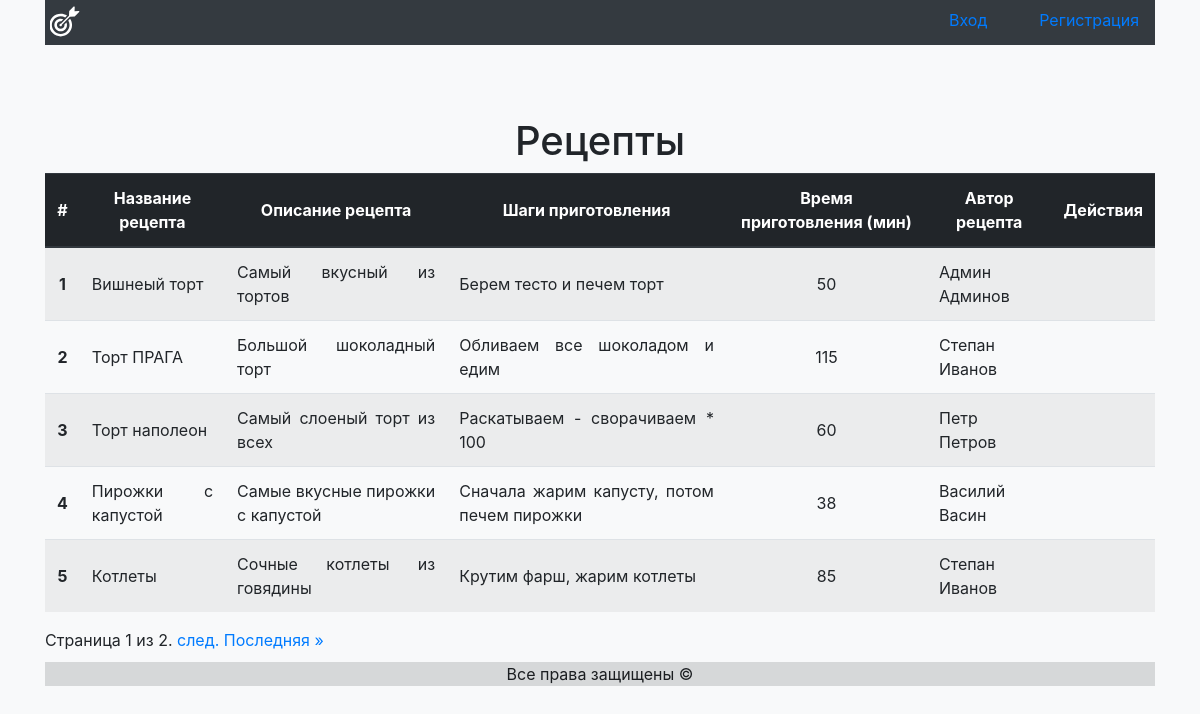
The app's page /recipes/ with its own data.
### website/models.py (models this page shows, shortened)
class Recipe(models.Model):
    name = models.CharField(max_length=100, unique=True)
    description = models.CharField(max_length=255, blank=True, null=True)
    roadmap = models.CharField(max_length=255, blank=True, null=True)
    req_time = models.IntegerField(default=1, validators=[MinValueValidator(1)])
    image = models.CharField(max_length=255, blank=True, null=True)
    author = models.ForeignKey(User, on_delete=models.CASCADE)
    class Meta:
        ordering = ['id']

### website/views.py (the view)
# urls.py: path('recipes/', Recipes.as_view(), name='recipes'),
class Recipes(ListView):
    paginate_by = 2
    model = Recipe
    def get(self, request):
        recipes = Recipe.objects.all()
        paginator = Paginator(recipes, 5)
        page_number = request.GET.get("page")
        page_obj = paginator.get_page(page_number)
        context = {'recipes': recipes,
                   'page_obj': page_obj,
                   }
        return render(request, 'website/recipes.html', context)

### website/templatetags/make_shorter.py (called while the page is built)
@register.filter()
def make_shorter(filtering_str, filtering_width=100):
    return textwrap.shorten(filtering_str, width=filtering_width, placeholder="...")

### website/templates/website/recipes.html (shortened to what this page needs)
{% extends 'website/base.html' %}
{% load make_shorter %}
{% block header %}
<h1>
Рецепты
</h1>
{% endblock %}
{% block content %}
<div class="text-body text-justify">
    <table class="table table-hover table-striped">
        <thead class="thead-dark">
            <tr>
                <th class="text-center align-middle" scope="col">#</th>
                <th class="text-center align-middle" scope="col">Название рецепта</th>
                <th class="text-center align-middle" scope="col">Описание рецепта</th>
                <th class="text-center align-middle" scope="col">Шаги приготовления</th>
                <th class="text-center align-middle" scope="col">Время приготовления (мин)</th>
                <th class="text-center align-middle" scope="col">Автор рецепта</th>
                <th class="text-center align-middle" scope="col">Действия</th>
            </tr>
        </thead>
        <tbody>
            {% for recipe in page_obj %}
                <tr>
                    <th scope="row" class="text-center align-middle">{{ forloop.counter }}</th>
                    <td class="align-middle">{{ recipe.name }}</td>
                    <td class="align-middle">{{ recipe.description|make_shorter:120 }}</td>
                    <td class="align-middle">{{ recipe.roadmap|make_shorter:120 }}</td>
                    <td class="text-center align-middle">{{ recipe.req_time }}</td>
                    <td class="align-middle">{{ recipe.author.get_full_name|default:recipe.author.username }}</td>
                    <td class="text-center align-middle">
                    </td>
                </tr>
            {% endfor %}
        </tbody>
    </table>
</div>
<div class="pagination" style="margin-bottom: 10px">
    <span class="step-links">
        <span class="current">
            Страница {{ page_obj.number }} из {{ page_obj.paginator.num_pages }}.
        </span>
        {% if page_obj.has_next %}
            <a href="?page={{ page_obj.next_page_number }}">след.</a>
            <a href="?page={{ page_obj.paginator.num_pages }}">Последняя &raquo;</a>
        {% endif %}
    </span>
</div>
{% endblock %}

### records on screen
Recipe: name "Вишнеый торт", description|make_shorter "Самый вкусный из тортов", roadmap|make_shorter "Берем тесто и печем торт", req_time "50", author.get_full_name "Админ Админов"
Recipe: name "Торт ПРАГА", description|make_shorter "Большой шоколадный торт", roadmap|make_shorter "Обливаем все шоколадом и едим", req_time "115", author.get_full_name "Степан Иванов"
Recipe: name "Торт наполеон", description|make_shorter "Самый слоеный торт из всех", roadmap|make_shorter "Раскатываем - сворачиваем * 100", req_time "60", author.get_full_name "Петр Петров"
Recipe: name "Пирожки с капустой", description|make_shorter "Самые вкусные пирожки с капустой", roadmap|make_shorter "Сначала жарим капусту, потом печем пирожки", req_time "38", author.get_full_name "Василий Васин"
Recipe: name "Котлеты", description|make_shorter "Сочные котлеты из говядины", roadmap|make_shorter "Крутим фарш, жарим котлеты", req_time "85", author.get_full_name "Степан Иванов"

### other values on screen
{{ page_obj.number }} "1"
{{ page_obj.paginator.num_pages }} "2"
